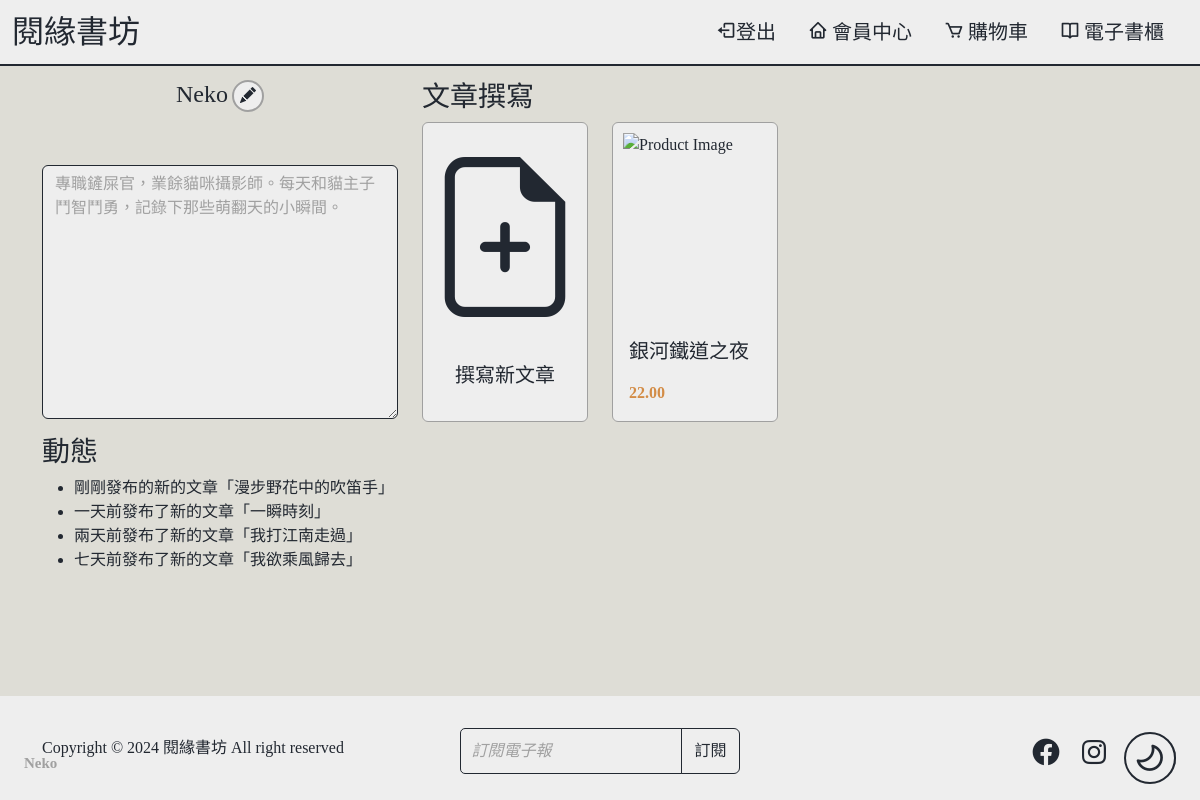
Before: /userProfile.php (signed in) with the older database file.
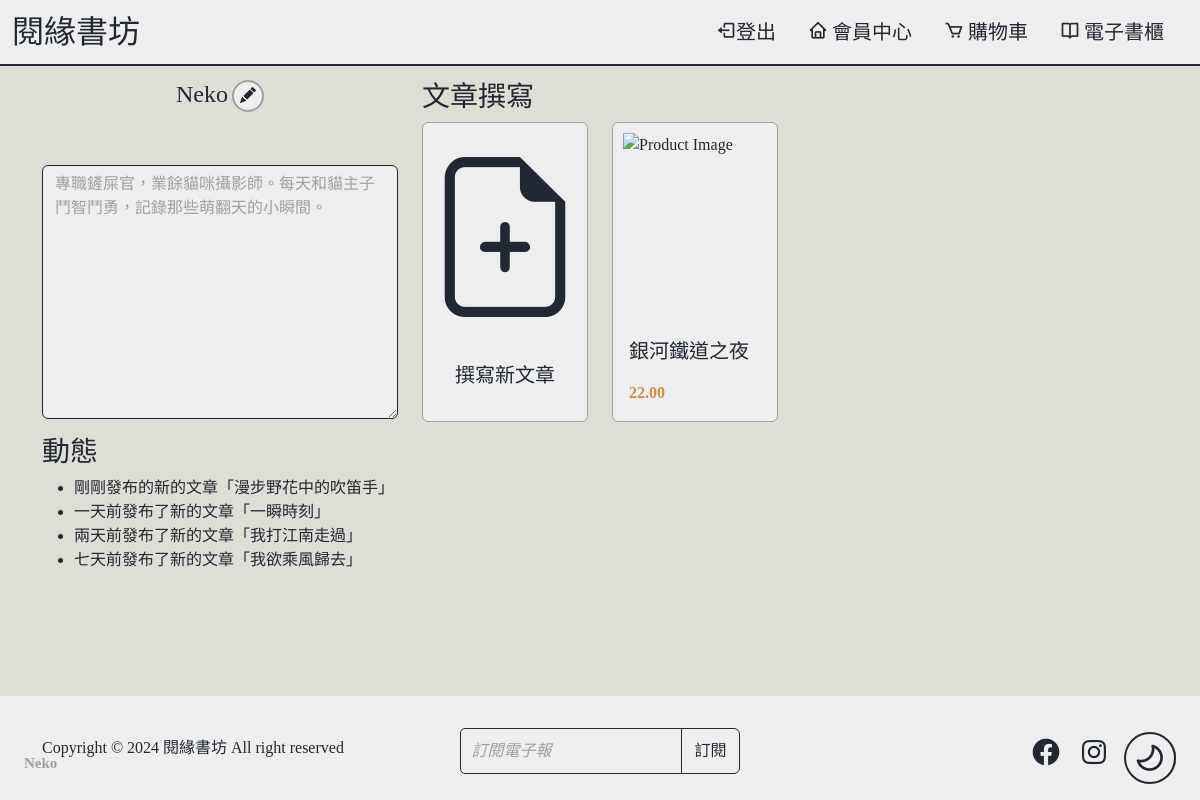
After: the same page with the newer database file.
### tables this page shows
CREATE TABLE `author` (
  `id` int(11) NOT NULL,
  `username` varchar(255) NOT NULL,
  `bio` text DEFAULT NULL,
  `password` varchar(255) NOT NULL,
  `phone` varchar(20) DEFAULT NULL,
  `email` varchar(255) DEFAULT NULL,
  `penName` varchar(255) DEFAULT NULL,
  `is_admin` tinyint(1) DEFAULT 0
);

### .Theme.php (called while the page is built, shortened)
<?php
$theme = "";

### .EditArticle.php (the view, shortened to what this page needs)
<!DOCTYPE html>
<html lang="zh-Hant-TW">
<head>
    <?php include '.Style.php'; ?>
</head>
</html>

### userProfile.php (shortened to what this page needs)
<!DOCTYPE html>
<html lang="zh-Hant-TW">
<head>
    <link href="bootstrap-5.3.2-dist/css/bootstrap.min.css" rel="stylesheet">
    <?php include '.Style.php' ?>
</head>
<?php include '.Theme.php'; ?>
<?php include '.LinkSql.php';
$check_sql = "SELECT username, bio, phone, email, penName FROM author WHERE id = ?";
$stmt = $link->prepare($check_sql);
$stmt->bind_param("s", $_SESSION['user_id']);
$stmt->execute();
$stmt->store_result();
if ($stmt->num_rows == 1) {
    $stmt->bind_result($username, $bio, $phone, $email, $penName);
}
?>
<body class=<?php echo $theme ?>>
    <?php include '.Header.php'; ?>
    <main class="container mt-10vh">
        <div class="row">
            <div class="col-md-4">
                <div class="profile-header">
                    <div class="profile-info d-flex flex-column align-items-center mb-5">
                        <div class="d-flex">
                            <h2 class="h4">
                                <?php echo (isset($_SESSION['penName'])) ? $_SESSION['penName'] : $_SESSION['username']; ?>
                            </h2>
                            <button type="button" id="editProfile" class="bi bi-pencil-fill ms-1 btn-small-icon"
                                data-bs-toggle="modal" data-bs-target="#editProfileModal"></button>
                        </div>
                    </div>
                </div>
                <div class="mb-3">
                    <textarea class="form-control" rows="10" id="bio"
                        placeholder="<?php echo ($bio == "") ? '暫無簡介' : "$bio"; ?>" readonly></textarea>
                </div>
                <div class="d-flex">
                    <h3>動態<h3>
                </div>
                <div class="scroll-box">
                    <ul>
                        <li>剛剛發布的新的文章「漫步野花中的吹笛手」</li>
                        <li>一天前發布了新的文章「一瞬時刻」</li>
                        <li>兩天前發布了新的文章「我打江南走過」</li>
                        <li>七天前發布了新的文章「我欲乘風歸去」</li>
                    </ul>
                </div>
            </div>
            <div class="col-md-8">
                <h3>文章撰寫</h3>
                <div class="row">
                    <div class="col-md-3">
                        <div data-bs-toggle='modal' data-bs-target='#editArticleModal'
                            class='edit text-decoration-none text-primary'>
                            <div class='card d-flex align-items-center justify-content-center'>
                                <i class="bi bi-file-earmark-plus"></i>
                                <h5 id="new-article" class='card-title text-Nmain clamp-lines mb-auto'>
                                    撰寫新文章
                                </h5>
                            </div>
                        </div>
                    </div>
                    <div class="col-md-3">
                        <div data-bs-toggle='modal' data-bs-target='#EditArticle'
                            class='edit text-decoration-none text-primary'>
                            <div class='card mb-3 d-flex flex-column'>
                                <img src='<?php echo $product["image"]; ?>' class='card-img-top' alt='Product Image'>
                                <div class='card-body d-flex flex-column'>
                                    <h5 class='card-title text-Nmain clamp-lines mb-auto'>
                                        <?php echo htmlspecialchars($product["name"]); ?>
                                    </h5>
                                    <p class='card-text fw-bold text-orange mt-auto'><?php echo $product["price"]; ?>
                                    </p>
                                </div>
                            </div>
                        </div>
                    </div>
                </div>
            </div>
        </div>
        <?php include '.EditArticle.php'; ?>
    </main>
    <?php include '.Footer.php'; ?>
</body>
</html>

Changed rows visible on the page:
changed author: bio "專職鏟屎官，業餘貓咪攝影師。每天和貓主子鬥智鬥勇，記錄下那些萌翻天的小瞬間。" → "專職鏟屎官，業餘貓咪攝影師。每天和貓主子鬥智鬥勇，記錄那些萌翻天的小瞬間。"
